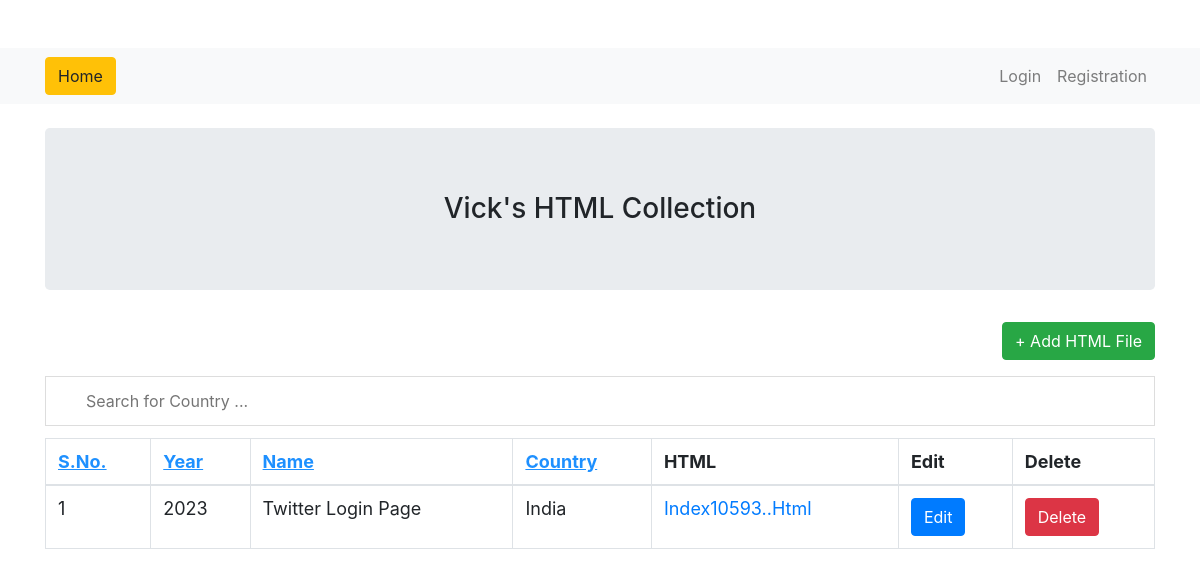
The app's page /index, older data.
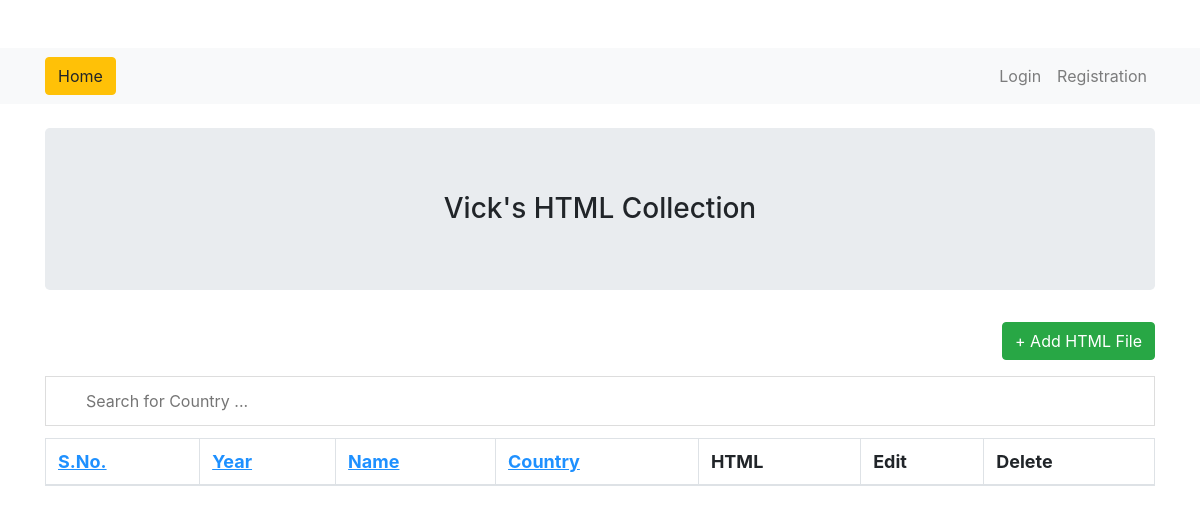
The same page, newer data.
### tables this page shows
CREATE TABLE "users" (
	"UID"	    INTEGER PRIMARY KEY AUTOINCREMENT,
	"UNAME"	    TEXT,
	"NAME"	    TEXT,
	"FILE"	    TEXT,
	"CONTACT"	TEXT
);

### app.py (the view)
@app.route("/")
@app.route("/index")
def index():
    con=sql.connect("db_web.db")
    con.row_factory=sql.Row
    cur=con.cursor()
    cur.execute("select * from users")
    data=cur.fetchall()
    return render_template("index.html",datas=data)

### templates/index.html
{% extends 'layout.html' %}
{% block body %}
  <center>
    {% if session.username %}
      <h3 class='jumbotron'>Welcome {{session.username}}</h3>
    {% else %}
      <h3 class='jumbotron'>Vick's HTML Collection</h3>
    {% endif %}
  </center>
  <p class='text-right'><a href='{{url_for("add_user")}}' class='btn btn-success'>+ Add HTML File</a></p>
  <input type="text" id="myInput" onkeyup="myFunction()" placeholder="Search for Country ...">
  <table id="myTable" class='table table-bordered'>
    <thead>
      <th onclick="sortTable(0)"><u style="color:#1E90FF">S.No.</u></th>
      <th onclick="sortTable(1)"><u style="color:#1E90FF">Year</u></th>
      <th onclick="sortTable(2)"><u style="color:#1E90FF">Name</u></th>
      <th onclick="sortTable(3)"><u style="color:#1E90FF">Country</u></th>
      <th>HTML</th>
      <th>Edit</th>
      <th>Delete</th>
    </thead>
    <tbody>
      {% for row in datas %}
        <tr>
          <td>{{loop.index}}</td>
          <td>{{row.UNAME.title()}}</td>
          <td>{{row.NAME.title()}}</td>
          <td>{{row.CONTACT.title()}}</td>
          <td>
            <a target="_blank" href="/static/files/{{row.FILE}}">
              {{row.FILE.title()}}
            </a>
          </td>
          <td><a href='{{url_for("edit_user",uid=row.UID)}}' class='btn btn-primary'>Edit</a></td>
          <td><a href='{{url_for("delete_user",uid=row.UID)}}' class='btn btn-danger' onclick='return confirm("Are You Sure")'>Delete</a></td>
        </tr>
      {%endfor%}
    </tbody>
  </table>
{% endblock %}

Row changes from the older to the newer data that the page shows:
removed users: UNAME "2023", NAME "Twitter Login Page", CONTACT "India", FILE "Index10593..Html"
